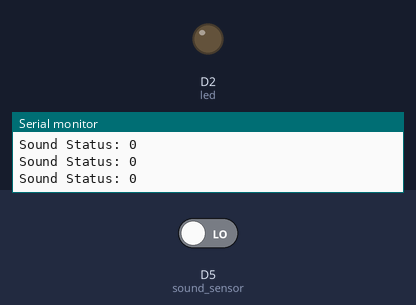
Recording of a sketch running on a simulated ESP8266 (NodeMCU). On the bench: output pins drawn as LEDs (lit = HIGH), the last lines printed to the serial monitor. The inputs (shaded band) are chosen by the test bench; at power-on: D5 (sound_sensor) LOW.

Above: at 1.8 s.
1.9 s: D5 (sound_sensor) driven HIGH
At 2.6 s:
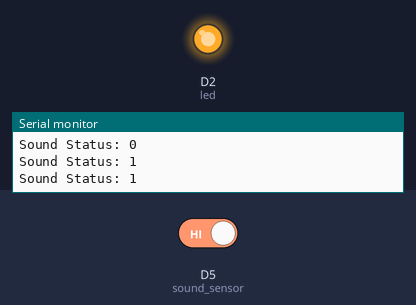
3.5 s: D5 (sound_sensor) driven LOW
At 3.8 s:
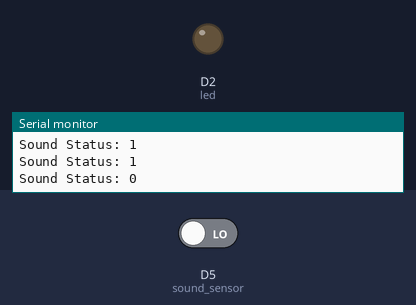
Timing chart, 0 to 6.5 s (numbered marks = the images above; inputs shaded):
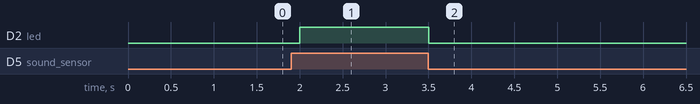

The sketch:

soundSensor_digital.ino
```cpp
//sound sensor as digital sensor
#define sound_sensor D5
#define led D2

int soundstatus;

void setup() {
 pinMode(sound_sensor,INPUT);
 pinMode(led,OUTPUT);
 Serial.begin(9600);
 digitalWrite(led,LOW);
}

void loop() {
  soundstatus = digitalRead(sound_sensor);
  Serial.print("Sound Status: ");
  Serial.println(soundstatus);
  if (soundstatus == 1){
    digitalWrite(led,HIGH);
  }else{
    digitalWrite(led,LOW);
  }
  delay(500);
}
```

Measured:
- after the input at 1.9 s, D2 (led): LOW → HIGH after 0.10 s
- after the input at 3.5 s, D2 (led): HIGH → LOW at once
